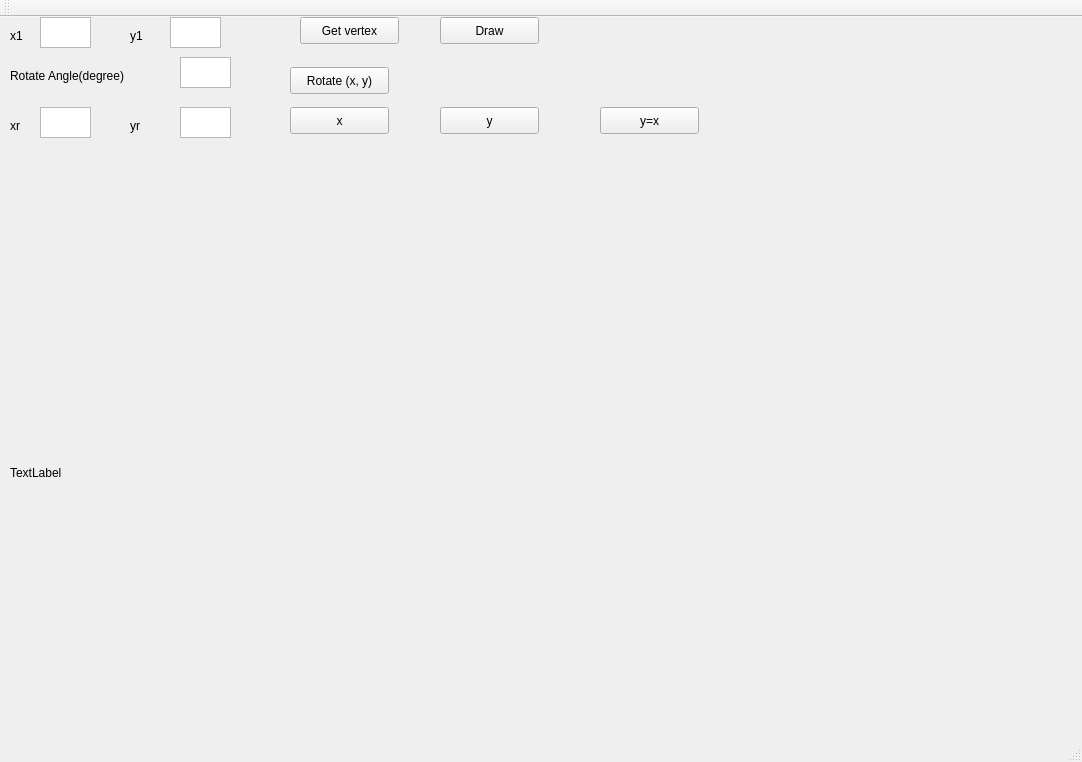
<?xml version="1.0" encoding="UTF-8"?>
<ui version="4.0">
 <class>MainWindow</class>
 <widget class="QMainWindow" name="MainWindow">
  <property name="geometry">
   <rect>
    <x>0</x>
    <y>0</y>
    <width>1082</width>
    <height>762</height>
   </rect>
  </property>
  <property name="windowTitle">
   <string>MainWindow</string>
  </property>
  <widget class="QWidget" name="centralWidget">
   <widget class="QLabel" name="label">
    <property name="geometry">
     <rect>
      <x>10</x>
      <y>130</y>
      <width>931</width>
      <height>651</height>
     </rect>
    </property>
    <property name="text">
     <string>TextLabel</string>
    </property>
   </widget>
   <widget class="QPushButton" name="pushButton">
    <property name="geometry">
     <rect>
      <x>300</x>
      <y>0</y>
      <width>99</width>
      <height>27</height>
     </rect>
    </property>
    <property name="text">
     <string>Get vertex</string>
    </property>
   </widget>
   <widget class="QLabel" name="label_2">
    <property name="geometry">
     <rect>
      <x>10</x>
      <y>10</y>
      <width>31</width>
      <height>17</height>
     </rect>
    </property>
    <property name="text">
     <string>x1</string>
    </property>
   </widget>
   <widget class="QTextEdit" name="textEdit">
    <property name="geometry">
     <rect>
      <x>40</x>
      <y>0</y>
      <width>51</width>
      <height>31</height>
     </rect>
    </property>
   </widget>
   <widget class="QLabel" name="label_3">
    <property name="geometry">
     <rect>
      <x>130</x>
      <y>10</y>
      <width>31</width>
      <height>17</height>
     </rect>
    </property>
    <property name="text">
     <string>y1</string>
    </property>
   </widget>
   <widget class="QTextEdit" name="textEdit_2">
    <property name="geometry">
     <rect>
      <x>170</x>
      <y>0</y>
      <width>51</width>
      <height>31</height>
     </rect>
    </property>
   </widget>
   <widget class="QPushButton" name="pushButton_2">
    <property name="geometry">
     <rect>
      <x>440</x>
      <y>0</y>
      <width>99</width>
      <height>27</height>
     </rect>
    </property>
    <property name="text">
     <string>Draw</string>
    </property>
   </widget>
   <widget class="QTextEdit" name="textEdit_3">
    <property name="geometry">
     <rect>
      <x>180</x>
      <y>40</y>
      <width>51</width>
      <height>31</height>
     </rect>
    </property>
   </widget>
   <widget class="QLabel" name="label_4">
    <property name="geometry">
     <rect>
      <x>10</x>
      <y>50</y>
      <width>151</width>
      <height>17</height>
     </rect>
    </property>
    <property name="text">
     <string>Rotate Angle(degree)</string>
    </property>
   </widget>
   <widget class="QPushButton" name="pushButton_5">
    <property name="geometry">
     <rect>
      <x>290</x>
      <y>50</y>
      <width>99</width>
      <height>27</height>
     </rect>
    </property>
    <property name="text">
     <string>Rotate (x, y)</string>
    </property>
   </widget>
   <widget class="QTextEdit" name="textEdit_4">
    <property name="geometry">
     <rect>
      <x>180</x>
      <y>90</y>
      <width>51</width>
      <height>31</height>
     </rect>
    </property>
   </widget>
   <widget class="QTextEdit" name="textEdit_5">
    <property name="geometry">
     <rect>
      <x>40</x>
      <y>90</y>
      <width>51</width>
      <height>31</height>
     </rect>
    </property>
   </widget>
   <widget class="QLabel" name="label_5">
    <property name="geometry">
     <rect>
      <x>10</x>
      <y>100</y>
      <width>31</width>
      <height>17</height>
     </rect>
    </property>
    <property name="text">
     <string>xr</string>
    </property>
   </widget>
   <widget class="QLabel" name="label_6">
    <property name="geometry">
     <rect>
      <x>130</x>
      <y>100</y>
      <width>31</width>
      <height>17</height>
     </rect>
    </property>
    <property name="text">
     <string>yr</string>
    </property>
   </widget>
   <widget class="QPushButton" name="pushButton_6">
    <property name="geometry">
     <rect>
      <x>290</x>
      <y>90</y>
      <width>99</width>
      <height>27</height>
     </rect>
    </property>
    <property name="text">
     <string>x</string>
    </property>
   </widget>
   <widget class="QPushButton" name="pushButton_7">
    <property name="geometry">
     <rect>
      <x>440</x>
      <y>90</y>
      <width>99</width>
      <height>27</height>
     </rect>
    </property>
    <property name="text">
     <string>y</string>
    </property>
   </widget>
   <widget class="QPushButton" name="pushButton_8">
    <property name="geometry">
     <rect>
      <x>600</x>
      <y>90</y>
      <width>99</width>
      <height>27</height>
     </rect>
    </property>
    <property name="text">
     <string>y=x</string>
    </property>
   </widget>
  </widget>
  <widget class="QMenuBar" name="menuBar">
   <property name="geometry">
    <rect>
     <x>0</x>
     <y>0</y>
     <width>1082</width>
     <height>25</height>
    </rect>
   </property>
  </widget>
  <widget class="QToolBar" name="mainToolBar">
   <attribute name="toolBarArea">
    <enum>TopToolBarArea</enum>
   </attribute>
   <attribute name="toolBarBreak">
    <bool>false</bool>
   </attribute>
  </widget>
  <widget class="QStatusBar" name="statusBar"/>
 </widget>
 <layoutdefault spacing="6" margin="11"/>
 <resources/>
 <connections/>
</ui>
